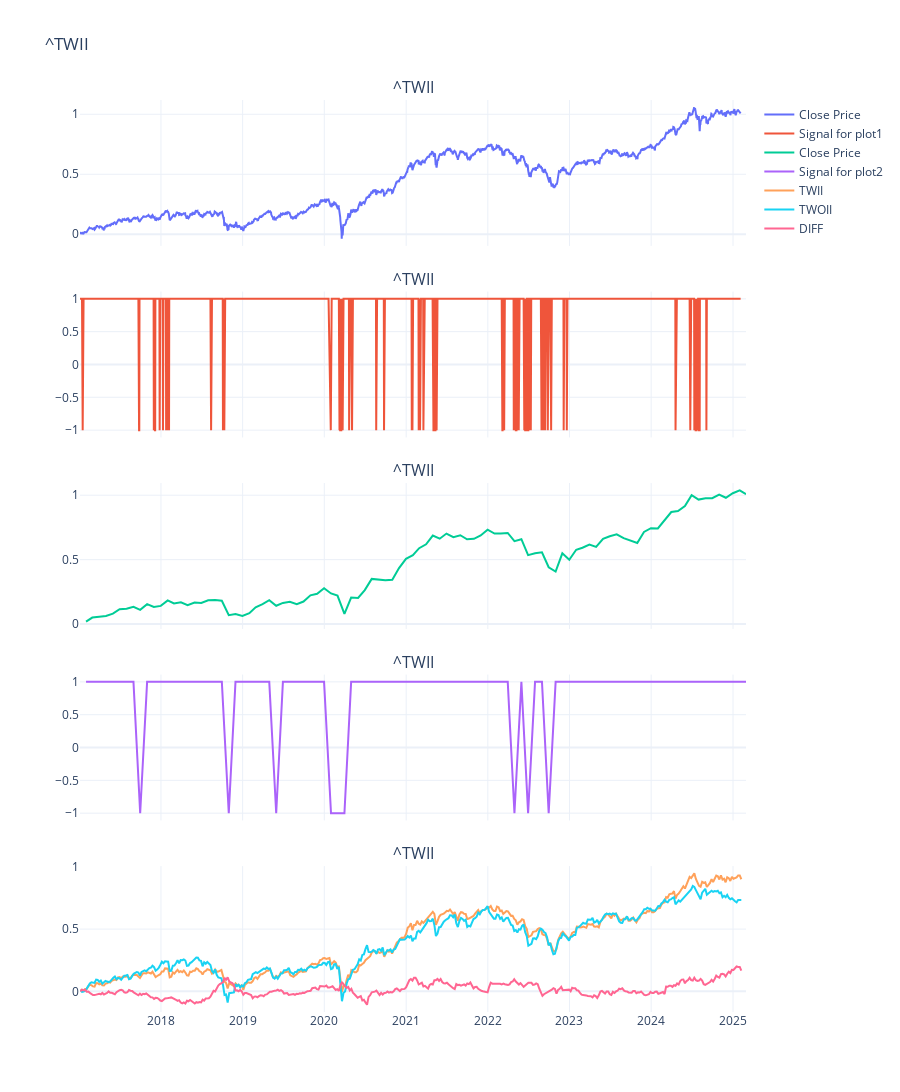

The code cell stored with this chart in its notebook:
### Code cell
from plotly.subplots import make_subplots
import plotly.graph_objs as go
import yfinance as yf
import numpy as np

symbol = "^TWII"
start = '2017-01-01'
data = yf.download(symbol, start=start, rounding=2, progress=False)

# Data for plot 1
data_plot1 = data[["Close"]].pct_change().dropna()
data_plot1["pct_power_5"] = np.power(data_plot1.Close, 5)
tajm = 242
alpha = 2 / (tajm + 1)
data_plot1['cumsum_bm'] = data_plot1.Close.cumsum()
data_plot1['ma_cumsum_bm'] = data_plot1.cumsum_bm.rolling(60).mean()
data_plot1['pct_for_calculating_profit'] = data_plot1.Close.shift(-2)
data_plot1["pct_power_5_ema"] = data_plot1["pct_power_5"].ewm(alpha=alpha, adjust=False).mean()
data_plot1['pct_power_5_ema_shift_1'] = data_plot1.pct_power_5_ema.shift(1)

data_plot1["signal"] = np.where(
    (data_plot1["pct_power_5_ema"] > data_plot1["pct_power_5_ema_shift_1"] * 1.01) | 
    (data_plot1["pct_power_5_ema"] > 0), 
    1, 
    -1
)
data_plot1['strat_pct'] = data_plot1.signal * data_plot1.pct_for_calculating_profit

# Data for plot 2 (monthly)
data_plot2 = data[["Close"]].pct_change().dropna()
data_plot2 = data_plot2.resample("ME").sum()

data_plot2["pct_power_5"] = np.power(data_plot2.Close, 5)
tajm = 3
alpha = 2 / (tajm + 1)
data_plot2['cumsum_bm'] = data_plot2.Close.cumsum()
data_plot2['ma_cumsum_bm'] = data_plot2.cumsum_bm.rolling(60).mean()
data_plot2['pct_for_calculating_profit'] = data_plot2.Close.shift(-2)
data_plot2["pct_power_5_ema"] = data_plot2["pct_power_5"].ewm(alpha=alpha, adjust=False).mean()
data_plot2['pct_power_5_ema_shift_1'] = data_plot2.pct_power_5_ema.shift(1)

data_plot2["signal"] = np.where(
    (data_plot2["pct_power_5_ema"] > data_plot2["pct_power_5_ema_shift_1"] * 1.01) | 
    (data_plot2["pct_power_5_ema"] > 0), 
    1, 
    -1
)

data_plot2['strat_pct'] = data_plot2.signal * data_plot2.pct_for_calculating_profit

# Data for plot 3 (TWII vs TWOII)
twoii = yf.download("^TWOII", start=start, progress=False, rounding=2)
data_plot3 = data[['Close']].copy()
data_plot3.columns = ["twii"]
data_plot3['twoii'] = twoii['Close']
df_log = np.log(data_plot3 / data_plot3.shift(1))
df_log = df_log.resample("W-FRI").sum()

df_log['diff'] = df_log['twii'] - df_log['twoii']
df_cumsum = df_log.cumsum()

# Create subplots with reduced vertical spacing
fig = make_subplots(rows=5, cols=1, shared_xaxes=True, vertical_spacing=0.05,
                     subplot_titles=[symbol, symbol, symbol, symbol, symbol])

# Add plot 1
fig.add_trace(go.Scatter(x=data_plot1.index, y=data_plot1.cumsum_bm, mode='lines', name='Close Price'), row=1, col=1)
fig.add_trace(go.Scatter(x=data_plot1.index, y=data_plot1['signal'], mode='lines', name='Signal for plot1'), row=2, col=1)

# Add plot 2
fig.add_trace(go.Scatter(x=data_plot2.index, y=data_plot2.cumsum_bm, mode='lines', name='Close Price'), row=3, col=1)
fig.add_trace(go.Scatter(x=data_plot2.index, y=data_plot2['signal'], mode='lines', name='Signal for plot2'), row=4, col=1)

# Add plot 3
fig.add_trace(go.Scatter(x=df_cumsum.index, y=df_cumsum['twii'], mode='lines', name='TWII'), row=5, col=1)
fig.add_trace(go.Scatter(x=df_cumsum.index, y=df_cumsum['twoii'], mode='lines', name='TWOII'), row=5, col=1)
fig.add_trace(go.Scatter(x=df_cumsum.index, y=df_cumsum['diff'], mode='lines', name='DIFF', yaxis="y2"), row=5, col=1)

# Update layout
fig.update_layout(
    title=symbol,
    template="plotly_white",
    height=1800
)

# Show the plot and save it as an HTML file
fig.write_html("combined_plot.html")
fig.show()

### Figure 1 — Plotly figure (JSON) as saved in the notebook; plotly's stock layout.template omitted (floating-point values rounded to 4 significant figures; data arrays with more than 128 entries replaced by an {"elided": "..."} marker saying what was removed)
{"data": [{"mode": "lines", "name": "Close Price", "type": "scatter", "x": {"elided": "1959 str values"}, "xaxis": "x", "y": {"elided": "1959 float values"}, "yaxis": "y"}, {"mode": "lines", "name": "Signal for plot1", "type": "scatter", "x": {"elided": "1959 str values"}, "xaxis": "x2", "y": {"elided": "1959 int values"}, "yaxis": "y2"}, {"mode": "lines", "name": "Close Price", "type": "scatter", "x": ["2017-01-31T00:00:00", "2017-02-28T00:00:00", "2017-03-31T00:00:00", "2017-04-30T00:00:00", "2017-05-31T00:00:00", "2017-06-30T00:00:00", "2017-07-31T00:00:00", "2017-08-31T00:00:00", "2017-09-30T00:00:00", "2017-10-31T00:00:00", "2017-11-30T00:00:00", "2017-12-31T00:00:00", "2018-01-31T00:00:00", "2018-02-28T00:00:00", "2018-03-31T00:00:00", "2018-04-30T00:00:00", "2018-05-31T00:00:00", "2018-06-30T00:00:00", "2018-07-31T00:00:00", "2018-08-31T00:00:00", "2018-09-30T00:00:00", "2018-10-31T00:00:00", "2018-11-30T00:00:00", "2018-12-31T00:00:00", "2019-01-31T00:00:00", "2019-02-28T00:00:00", "2019-03-31T00:00:00", "2019-04-30T00:00:00", "2019-05-31T00:00:00", "2019-06-30T00:00:00", "2019-07-31T00:00:00", "2019-08-31T00:00:00", "2019-09-30T00:00:00", "2019-10-31T00:00:00", "2019-11-30T00:00:00", "2019-12-31T00:00:00", "2020-01-31T00:00:00", "2020-02-29T00:00:00", "2020-03-31T00:00:00", "2020-04-30T00:00:00", "2020-05-31T00:00:00", "2020-06-30T00:00:00", "2020-07-31T00:00:00", "2020-08-31T00:00:00", "2020-09-30T00:00:00", "2020-10-31T00:00:00", "2020-11-30T00:00:00", "2020-12-31T00:00:00", "2021-01-31T00:00:00", "2021-02-28T00:00:00", "2021-03-31T00:00:00", "2021-04-30T00:00:00", "2021-05-31T00:00:00", "2021-06-30T00:00:00", "2021-07-31T00:00:00", "2021-08-31T00:00:00", "2021-09-30T00:00:00", "2021-10-31T00:00:00", "2021-11-30T00:00:00", "2021-12-31T00:00:00", "2022-01-31T00:00:00", "2022-02-28T00:00:00", "2022-03-31T00:00:00", "2022-04-30T00:00:00", "2022-05-31T00:00:00", "2022-06-30T00:00:00", "2022-07-31T00:00:00", "2022-08-31T00:00:00", "2022-09-30T00:00:00", "2022-10-31T00:00:00", "2022-11-30T00:00:00", "2022-12-31T00:00:00", "2023-01-31T00:00:00", "2023-02-28T00:00:00", "2023-03-31T00:00:00", "2023-04-30T00:00:00", "2023-05-31T00:00:00", "2023-06-30T00:00:00", "2023-07-31T00:00:00", "2023-08-31T00:00:00", "2023-09-30T00:00:00", "2023-10-31T00:00:00", "2023-11-30T00:00:00", "2023-12-31T00:00:00", "2024-01-31T00:00:00", "2024-02-29T00:00:00", "2024-03-31T00:00:00", "2024-04-30T00:00:00", "2024-05-31T00:00:00", "2024-06-30T00:00:00", "2024-07-31T00:00:00", "2024-08-31T00:00:00", "2024-09-30T00:00:00", "2024-10-31T00:00:00", "2024-11-30T00:00:00", "2024-12-31T00:00:00", "2025-01-31T00:00:00", "2025-02-28T00:00:00"], "xaxis": "x3", "y": [0.01889, 0.05055, 0.05707, 0.06359, 0.08071, 0.1158, 0.1191, 0.1346, 0.1105, 0.1547, 0.1331, 0.1413, 0.1841, 0.1599, 0.1689, 0.1464, 0.1671, 0.1643, 0.1848, 0.1861, 0.1813, 0.06928, 0.07837, 0.06334, 0.08506, 0.1302, 0.1546, 0.185, 0.1421, 0.1645, 0.1735, 0.1551, 0.175, 0.2231, 0.235, 0.2786, 0.2379, 0.2209, 0.0798, 0.206, 0.2024, 0.2635, 0.3505, 0.3461, 0.341, 0.3438, 0.4343, 0.5061, 0.5347, 0.589, 0.6193, 0.6867, 0.6624, 0.7024, 0.6741, 0.6894, 0.6578, 0.6619, 0.6879, 0.7326, 0.7029, 0.7026, 0.707, 0.644, 0.6587, 0.5353, 0.5494, 0.5568, 0.4412, 0.4078, 0.5487, 0.4986, 0.5765, 0.5927, 0.6166, 0.5986, 0.6613, 0.6819, 0.696, 0.6666, 0.6501, 0.629, 0.7154, 0.7437, 0.7422, 0.8013, 0.8697, 0.8771, 0.9151, 1.0, 0.9659, 0.9763, 0.9767, 1.004, 0.9801, 1.015, 1.038, 1.008], "yaxis": "y3"}, {"mode": "lines", "name": "Signal for plot2", "type": "scatter", "x": ["2017-01-31T00:00:00", "2017-02-28T00:00:00", "2017-03-31T00:00:00", "2017-04-30T00:00:00", "2017-05-31T00:00:00", "2017-06-30T00:00:00", "2017-07-31T00:00:00", "2017-08-31T00:00:00", "2017-09-30T00:00:00", "2017-10-31T00:00:00", "2017-11-30T00:00:00", "2017-12-31T00:00:00", "2018-01-31T00:00:00", "2018-02-28T00:00:00", "2018-03-31T00:00:00", "2018-04-30T00:00:00", "2018-05-31T00:00:00", "2018-06-30T00:00:00", "2018-07-31T00:00:00", "2018-08-31T00:00:00", "2018-09-30T00:00:00", "2018-10-31T00:00:00", "2018-11-30T00:00:00", "2018-12-31T00:00:00", "2019-01-31T00:00:00", "2019-02-28T00:00:00", "2019-03-31T00:00:00", "2019-04-30T00:00:00", "2019-05-31T00:00:00", "2019-06-30T00:00:00", "2019-07-31T00:00:00", "2019-08-31T00:00:00", "2019-09-30T00:00:00", "2019-10-31T00:00:00", "2019-11-30T00:00:00", "2019-12-31T00:00:00", "2020-01-31T00:00:00", "2020-02-29T00:00:00", "2020-03-31T00:00:00", "2020-04-30T00:00:00", "2020-05-31T00:00:00", "2020-06-30T00:00:00", "2020-07-31T00:00:00", "2020-08-31T00:00:00", "2020-09-30T00:00:00", "2020-10-31T00:00:00", "2020-11-30T00:00:00", "2020-12-31T00:00:00", "2021-01-31T00:00:00", "2021-02-28T00:00:00", "2021-03-31T00:00:00", "2021-04-30T00:00:00", "2021-05-31T00:00:00", "2021-06-30T00:00:00", "2021-07-31T00:00:00", "2021-08-31T00:00:00", "2021-09-30T00:00:00", "2021-10-31T00:00:00", "2021-11-30T00:00:00", "2021-12-31T00:00:00", "2022-01-31T00:00:00", "2022-02-28T00:00:00", "2022-03-31T00:00:00", "2022-04-30T00:00:00", "2022-05-31T00:00:00", "2022-06-30T00:00:00", "2022-07-31T00:00:00", "2022-08-31T00:00:00", "2022-09-30T00:00:00", "2022-10-31T00:00:00", "2022-11-30T00:00:00", "2022-12-31T00:00:00", "2023-01-31T00:00:00", "2023-02-28T00:00:00", "2023-03-31T00:00:00", "2023-04-30T00:00:00", "2023-05-31T00:00:00", "2023-06-30T00:00:00", "2023-07-31T00:00:00", "2023-08-31T00:00:00", "2023-09-30T00:00:00", "2023-10-31T00:00:00", "2023-11-30T00:00:00", "2023-12-31T00:00:00", "2024-01-31T00:00:00", "2024-02-29T00:00:00", "2024-03-31T00:00:00", "2024-04-30T00:00:00", "2024-05-31T00:00:00", "2024-06-30T00:00:00", "2024-07-31T00:00:00", "2024-08-31T00:00:00", "2024-09-30T00:00:00", "2024-10-31T00:00:00", "2024-11-30T00:00:00", "2024-12-31T00:00:00", "2025-01-31T00:00:00", "2025-02-28T00:00:00"], "xaxis": "x4", "y": [1, 1, 1, 1, 1, 1, 1, 1, -1, 1, 1, 1, 1, 1, 1, 1, 1, 1, 1, 1, 1, -1, 1, 1, 1, 1, 1, 1, -1, 1, 1, 1, 1, 1, 1, 1, -1, -1, -1, 1, 1, 1, 1, 1, 1, 1, 1, 1, 1, 1, 1, 1, 1, 1, 1, 1, 1, 1, 1, 1, 1, 1, 1, -1, 1, -1, 1, 1, -1, 1, 1, 1, 1, 1, 1, 1, 1, 1, 1, 1, 1, 1, 1, 1, 1, 1, 1, 1, 1, 1, 1, 1, 1, 1, 1, 1, 1, 1], "yaxis": "y4"}, {"mode": "lines", "name": "TWII", "type": "scatter", "x": {"elided": "423 str values"}, "xaxis": "x5", "y": {"elided": "423 float values"}, "yaxis": "y5"}, {"mode": "lines", "name": "TWOII", "type": "scatter", "x": {"elided": "423 str values"}, "xaxis": "x5", "y": {"elided": "423 float values"}, "yaxis": "y5"}, {"mode": "lines", "name": "DIFF", "type": "scatter", "x": {"elided": "423 str values"}, "xaxis": "x5", "y": {"elided": "423 float values"}, "yaxis": "y5"}], "layout": {"annotations": [{"font": {"size": 16}, "showarrow": false, "text": "^TWII", "x": 0.5, "xanchor": "center", "xref": "paper", "y": 1, "yanchor": "bottom", "yref": "paper"}, {"font": {"size": 16}, "showarrow": false, "text": "^TWII", "x": 0.5, "xanchor": "center", "xref": "paper", "y": 0.79, "yanchor": "bottom", "yref": "paper"}, {"font": {"size": 16}, "showarrow": false, "text": "^TWII", "x": 0.5, "xanchor": "center", "xref": "paper", "y": 0.58, "yanchor": "bottom", "yref": "paper"}, {"font": {"size": 16}, "showarrow": false, "text": "^TWII", "x": 0.5, "xanchor": "center", "xref": "paper", "y": 0.37, "yanchor": "bottom", "yref": "paper"}, {"font": {"size": 16}, "showarrow": false, "text": "^TWII", "x": 0.5, "xanchor": "center", "xref": "paper", "y": 0.16, "yanchor": "bottom", "yref": "paper"}], "height": 1800, "title": {"text": "^TWII"}, "xaxis": {"anchor": "y", "domain": [0, 1], "matches": "x5", "showticklabels": false}, "xaxis2": {"anchor": "y2", "domain": [0, 1], "matches": "x5", "showticklabels": false}, "xaxis3": {"anchor": "y3", "domain": [0, 1], "matches": "x5", "showticklabels": false}, "xaxis4": {"anchor": "y4", "domain": [0, 1], "matches": "x5", "showticklabels": false}, "xaxis5": {"anchor": "y5", "domain": [0, 1]}, "yaxis": {"anchor": "x", "domain": [0.84, 1]}, "yaxis2": {"anchor": "x2", "domain": [0.63, 0.79]}, "yaxis3": {"anchor": "x3", "domain": [0.42, 0.58]}, "yaxis4": {"anchor": "x4", "domain": [0.21, 0.37]}, "yaxis5": {"anchor": "x5", "domain": [0, 0.16]}}}
